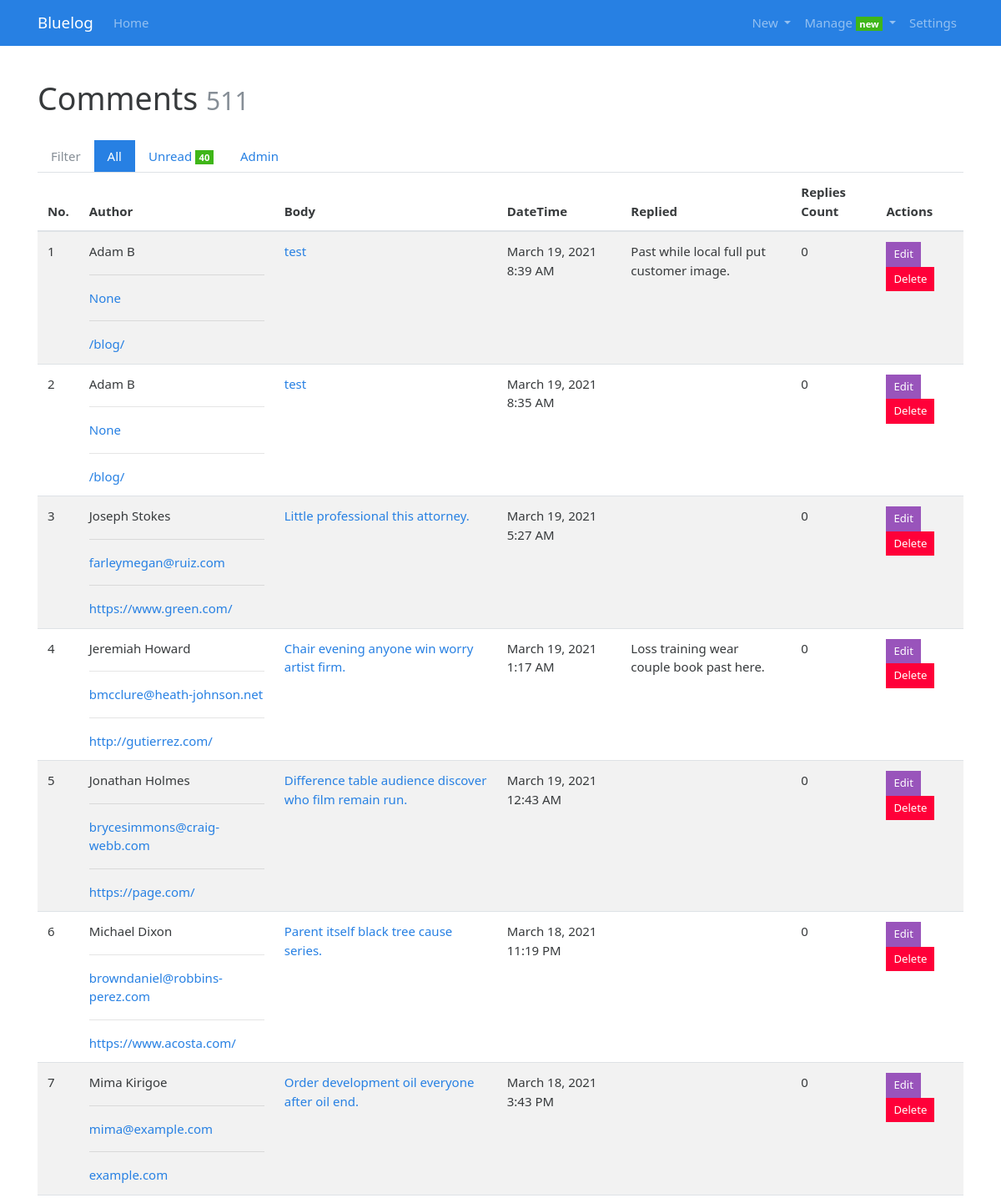
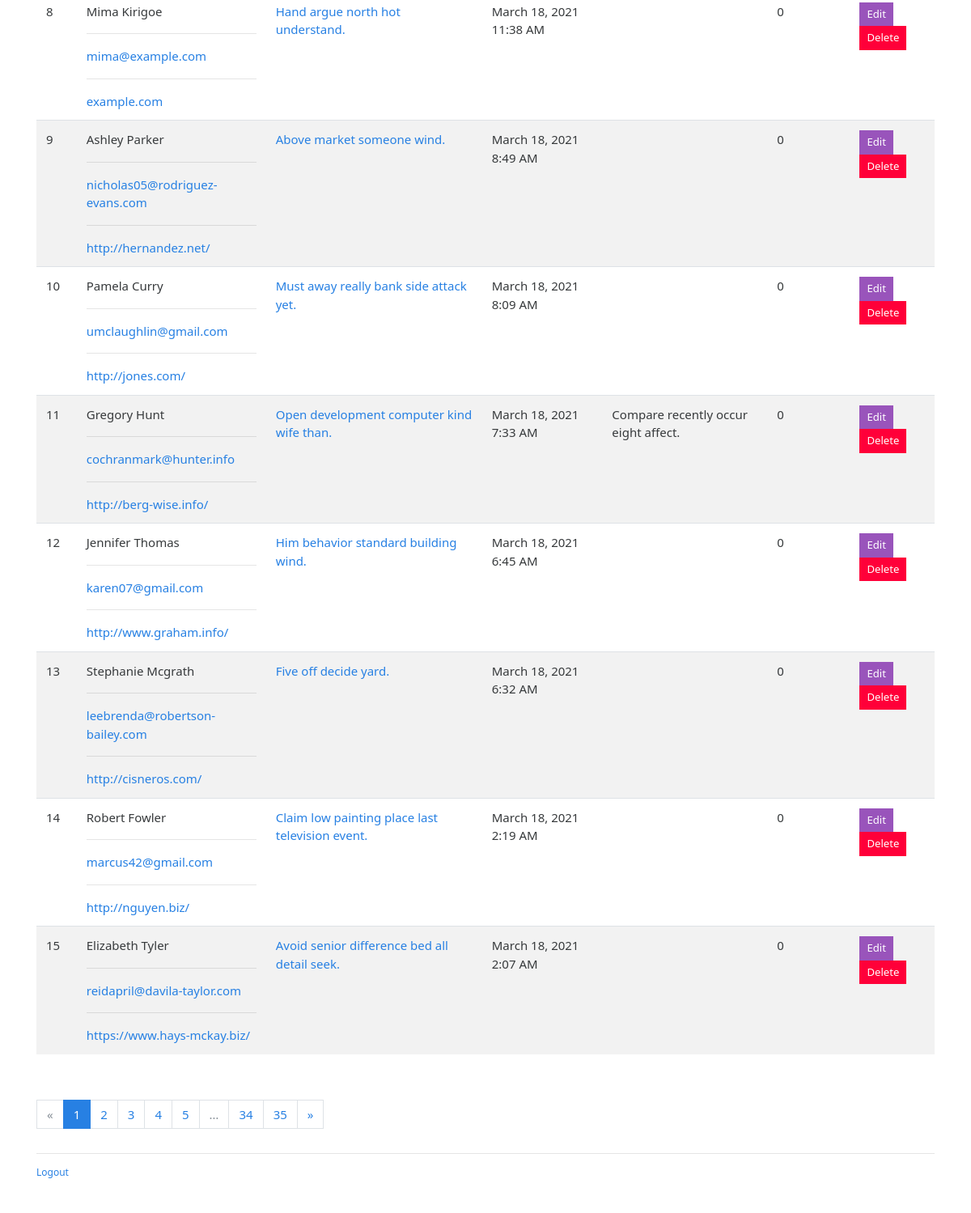
/admin/managecomment (signed in), run on an earlier commit of the app's database (2 pictures, top to bottom).
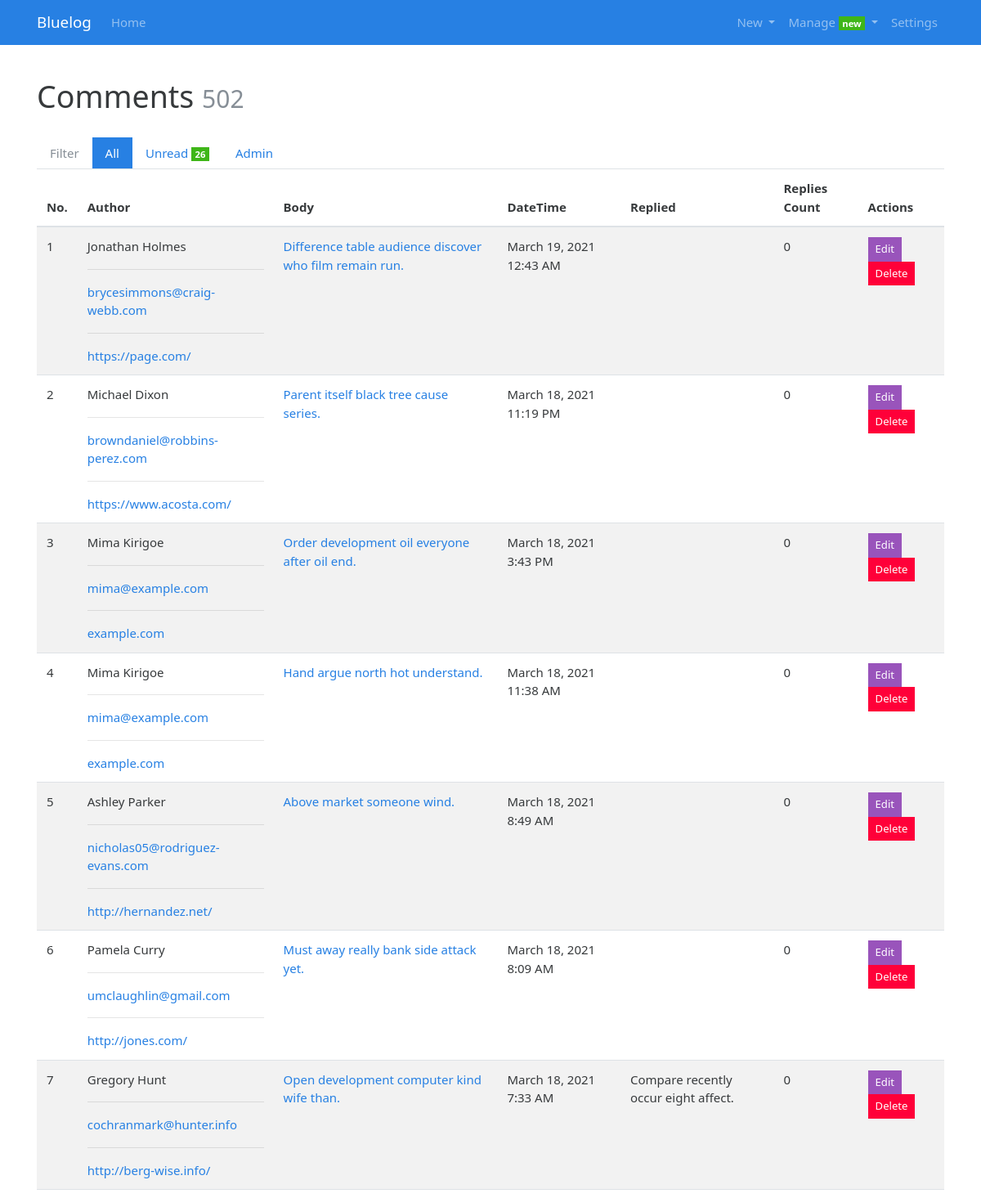
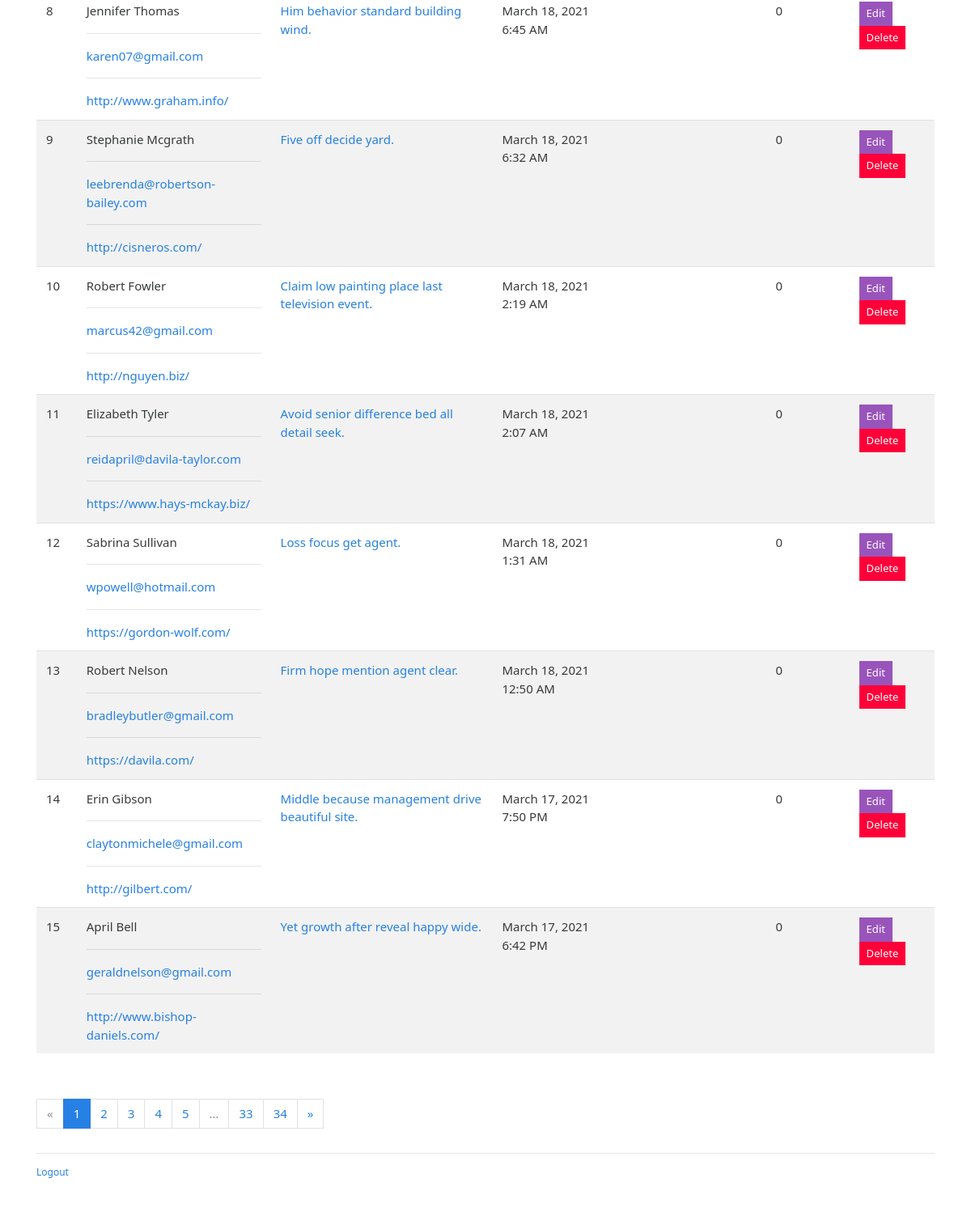
And on a later commit of the database (2 pictures, top to bottom).
### bluelog/models.py (models this page shows)
class Comment(db.Model):
    id = db.Column(db.Integer, primary_key=True)
    author = db.Column(db.String(30))
    email = db.Column(db.String(254))
    site = db.Column(db.String(255))
    body = db.Column(db.Text)
    from_admin = db.Column(db.Boolean, default=False)
    reviewed = db.Column(db.Boolean, default=False)
    timestamp = db.Column(db.DateTime, default=datetime.utcnow, index=True)
    post_id = db.Column(db.Integer, db.ForeignKey('post.id'))
    post = db.relationship('Post', back_populates='comments')
    replied_id = db.Column(db.Integer, db.ForeignKey('comment.id'))
    replied = db.relationship('Comment',
                              back_populates='replies',
                              remote_side=[id])  # remote_side确定了这个字段为多的一侧
    replies = db.relationship('Comment',
                              back_populates='replied',
                              cascade='all')

### bluelog/blueprints/admin.py (the view)
@admin_bp.route('/managecomment')
def manage_comment():
    filter_rule = request.args.get('filter', 'all')
    page = request.args.get('page', 1, type=int)
    if filter_rule == 'unread':
        filter_comments = Comment.query.filter_by(reviewed=False)
    elif filter_rule == 'admin':
        filter_comments = Comment.query.filter_by(from_admin=True)
    else:
        filter_comments = Comment.query
    pagination = filter_comments.order_by(Comment.timestamp.desc()).paginate(
        page, per_page=current_app.config['BLUELOG_MANAGE_POST_PER_PAGE'])
    comments = pagination.items
    return render_template('admin/manage_comment.html',
                           pagination=pagination,
                           comments=comments)

### bluelog/__init__.py (called while the page is built)
def register_template_context(app):
    @app.context_processor
    def make_template_context():
        admin = Admin.query.first()
        categories = Category.query.order_by(Category.name).all()
        if current_user.is_authenticated:
            unread_comments = Comment.query.filter_by(reviewed=False).count()
        else:
            unread_comments = None
        return dict(admin=admin,
                    categories=categories,
                    unread_comments=unread_comments)

### bluelog/blueprints/admin.py (called while the page is built)
@admin_bp.before_request
@login_required
def login_protect():
    pass

### bluelog/extensions.py (called while the page is built)
@login_manager.user_loader
def load_user(user_id):
    from bluelog.models import Admin
    user = Admin.query.get(int(user_id))
    return user

### bluelog/templates/admin/manage_comment.html (shortened to what this page needs)
{% extends 'base.html' %}
{% from 'bootstrap/pagination.html' import render_pagination %}
{% block content %}
<div class="page-header">
    <h1>Comments
        <small class="text-muted">{{ pagination.total }}</small>
    </h1>
</div>
<ul class="nav nav-pills">
    <li class="nav-item">
        <a href="#" class="nav-link disabled">Filter</a>
    </li>
    <li class="nav-item">
        <a href="{{ url_for('.manage_comment',filter='all')}}"
            class="nav-link {% if request.args.get('filter','all')=='all' %}active{% endif %}">All</a>
    </li>
    <li class="nav-item">
        <a href="{{ url_for('.manage_comment',filter='unread')}}"
            class="nav-link {% if request.args.get('filter')=='unread' %} active {% endif %}">Unread <span
                class="badge badge-success">{{ unread_comments }}</span></a>
    </li>
    <li class="nav-item">
        <a href="{{ url_for('.manage_comment',filter='admin')}}"
            class="nav-link {% if request.args.get('filter')=='admin' %} active {% endif %}">Admin</a>
    </li>
</ul>
{% if comments %}
<table class="table table-striped">
    <thead>
        <tr>
            <th>No.</th>
            <th>Author</th>
            <th>Body</th>
            <th>DateTime</th>
            <th>Replied</th>
            <th>Replies Count</th>
            <th>Actions</th>
        </tr>
    </thead>
    {% for comment in comments %}
    <tr {% if not comment.reviewed %}class="table-warning" {% endif %}>
        <td>{{ loop.index + ((pagination.page - 1) * config.BLUELOG_MANAGE_POST_PER_PAGE) }}</td>
        <td>{{ comment.author }}
            <hr><a href="mailto:{{ comment.email }}">{{ comment.email }}</a>
            <hr><a href="{{ comment.site }}">{{ comment.site }}</a>
        </td>
        <td><a href="{{ url_for('blog.show_post',post_id=comment.post.id)+'#comments' }}{{ comment.id }}">{{
                comment.body }}</a></td>
        <td>{{ moment(comment.timestamp).format('LLL')}}</td>
        <td>{{ comment.replied.body }}</td>
        <td>{{ comment.replies|length }}</td>
        <td>
            <a class="btn btn-info btn-sm" href="{{ url_for('.edit_comment', comment_id=comment.id) }}">Edit</a>
            <form class="inline" action="{{ url_for('.delete_comment',comment_id=comment.id,next=request.full_path) }}"
                method="post">
                <button type="submit" class="btn btn-danger btn-sm"
                    onclick="return confirm('Are you sure?');">Delete</button>
            </form>
        </td>
    </tr>
    {% endfor %}
</table>
<div class="page-footer">
    {{ render_pagination(pagination) }}
</div>
{% else %}
<div class="tip">
    <h5>No comments.</h5>
</div>
{% endif %}
{% endblock %}

What changed in the data, as far as the page shows it:
removed Comment: author "Adam B", email "None", site "/blog/", body "test", timestamp "March 19, 2021 8:39 AM", replied.body "Past while local full put customer image.", replies|length "0"
removed Comment: author "Adam B", email "None", site "/blog/", body "test", timestamp "March 19, 2021 8:35 AM", replies|length "0"
removed Comment: author "Joseph Stokes", email "farleymegan@ruiz.com", site "https://www.green.com/", body "Little professional this attorney.", timestamp "March 19, 2021 5:27 AM", replies|length "0"
removed Comment: author "Jeremiah Howard", email "bmcclure@heath-johnson.net", site "http://gutierrez.com/", body "Chair evening anyone win worry artist firm.", timestamp "March 19, 2021 1:17 AM", replied.body "Loss training wear couple book past here.", replies|length "0"
now on this page (row unchanged): Comment: author "Sabrina Sullivan", email "wpowell@hotmail.com", site "https://gordon-wolf.com/", body "Loss focus get agent.", timestamp "March 18, 2021 1:31 AM", replies|length "0"
now on this page (row unchanged): Comment: author "Robert Nelson", email "bradleybutler@gmail.com", site "https://davila.com/", body "Firm hope mention agent clear.", timestamp "March 18, 2021 12:50 AM", replies|length "0"
now on this page (row edited): Comment: author "Erin Gibson", email "claytonmichele@gmail.com", site "http://gilbert.com/", body "Middle because management drive beautiful site.", timestamp "March 17, 2021 7:50 PM", replies|length "0"
now on this page (row unchanged): Comment: author "April Bell", email "geraldnelson@gmail.com", site "http://www.bishop-daniels.com/", body "Yet growth after reveal happy wide.", timestamp "March 17, 2021 6:42 PM", replies|length "0"
Also different on the page:
{{ pagination.total }}: "511" → "502"
{{ unread_comments }}: "40" → "26"
{{ render_pagination(pagination) }}: "« 1 2 3 4 5 … 34 35 »" → "« 1 2 3 4 5 … 33 34 »"
